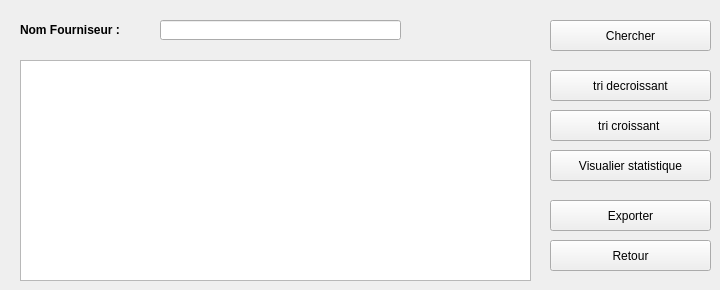
      <widget class="QWidget" name="rechercher_tri_ref">
       <attribute name="title">
        <string>recherche/tri</string>
       </attribute>
       <widget class="QLabel" name="label_30">
        <property name="geometry">
         <rect>
          <x>20</x>
          <y>20</y>
          <width>121</width>
          <height>20</height>
         </rect>
        </property>
        <property name="font">
         <font>
          <weight>75</weight>
          <bold>true</bold>
         </font>
        </property>
        <property name="text">
         <string>Nom Fourniseur :</string>
        </property>
       </widget>
       <widget class="QPushButton" name="retourFF">
        <property name="geometry">
         <rect>
          <x>550</x>
          <y>240</y>
          <width>161</width>
          <height>31</height>
         </rect>
        </property>
        <property name="styleSheet">
         <string notr="true">#pushButton_9{
-moz-box-shadow: 0px 10px 14px -7px #3e7327;
	-webkit-box-shadow: 0px 10px 14px -7px #3e7327;
	box-shadow: 0px 10px 14px -7px #3e7327;
	background:-webkit-gradient(linear, left top, left bottom, color-stop(0.05, #77b55a), color-stop(1, #72b352));
	background:-moz-linear-gradient(top, #77b55a 5%, #72b352 100%);
	background:-webkit-linear-gradient(top, #77b55a 5%, #72b352 100%);
	background:-o-linear-gradient(top, #77b55a 5%, #72b352 100%);
	background:-ms-linear-gradient(top, #77b55a 5%, #72b352 100%);
	background:linear-gradient(to bottom, #77b55a 5%, #72b352 100%);
	
	background-color:darkCyan;
	-moz-border-radius:4px;
	-webkit-border-radius:4px;
	border-radius:4px;
	border:1px solid #4b8f29;
	display:inline-block;
	cursor:pointer;
	color:#ffffff;
	font-family:Arial;
	font-size:13px;
	font-weight:bold;
	padding:6px 12px;
	text-decoration:none;
	text-shadow:0px 1px 0px #5b8a3c;
}
#pushButton_3:hover{
background:-webkit-gradient(linear, left top, left bottom, color-stop(0.05, #72b352), color-stop(1, #77b55a));
	background:-moz-linear-gradient(top, #72b352 5%, #77b55a 100%);
	background:-webkit-linear-gradient(top, #72b352 5%, #77b55a 100%);
	background:-o-linear-gradient(top, #72b352 5%, #77b55a 100%);
	background:-ms-linear-gradient(top, #72b352 5%, #77b55a 100%);
	background:linear-gradient(to bottom, #72b352 5%, #77b55a 100%);
	
	background-color:blue;
}</string>
        </property>
        <property name="text">
         <string>Retour</string>
        </property>
       </widget>
       <widget class="QPushButton" name="chercher_tri_reg">
        <property name="geometry">
         <rect>
          <x>550</x>
          <y>20</y>
          <width>161</width>
          <height>31</height>
         </rect>
        </property>
        <property name="autoFillBackground">
         <bool>false</bool>
        </property>
        <property name="styleSheet">
         <string notr="true">#pushButton_chercher
{
-moz-box-shadow: 0px 10px 14px -7px #3e7327;
	-webkit-box-shadow: 0px 10px 14px -7px #3e7327;
	box-shadow: 0px 10px 14px -7px #3e7327;
	background:-webkit-gradient(linear, left top, left bottom, color-stop(0.05, #77b55a), color-stop(1, #72b352));
	background:-moz-linear-gradient(top, #77b55a 5%, #72b352 100%);
	background:-webkit-linear-gradient(top, #77b55a 5%, #72b352 100%);
	background:-o-linear-gradient(top, #77b55a 5%, #72b352 100%);
	background:-ms-linear-gradient(top, #77b55a 5%, #72b352 100%);
	background:linear-gradient(to bottom, #77b55a 5%, #72b352 100%);
	
	background-color: darkCyan ;
	-moz-border-radius:4px;
	-webkit-border-radius:4px;
	border-radius:4px;
	border:1px solid #4b8f29;
	display:inline-block;
	cursor:pointer;
	color:#ffffff;
	font-family:Arial;
	font-size:13px;
	font-weight:bold;
	padding:6px 12px;
	text-decoration:none;
	text-shadow:0px 1px 0px #5b8a3c;
}
#pushButton_chercher:hover{
background:-webkit-gradient(linear, left top, left bottom, color-stop(0.05, #72b352), color-stop(1, #77b55a));
	background:-moz-linear-gradient(top, #72b352 5%, #77b55a 100%);
	background:-webkit-linear-gradient(top, #72b352 5%, #77b55a 100%);
	background:-o-linear-gradient(top, #72b352 5%, #77b55a 100%);
	background:-ms-linear-gradient(top, #72b352 5%, #77b55a 100%);
	background:linear-gradient(to bottom, #72b352 5%, #77b55a 100%);
	
	background-color:blue;
}</string>
        </property>
        <property name="text">
         <string>Chercher</string>
        </property>
       </widget>
       <widget class="QLineEdit" name="chercher_REGf">
        <property name="geometry">
         <rect>
          <x>160</x>
          <y>20</y>
          <width>241</width>
          <height>20</height>
         </rect>
        </property>
       </widget>
       <widget class="QTableView" name="tab_reg">
        <property name="geometry">
         <rect>
          <x>20</x>
          <y>60</y>
          <width>511</width>
          <height>221</height>
         </rect>
        </property>
        <property name="styleSheet">
         <string notr="true"/>
        </property>
       </widget>
       <widget class="QPushButton" name="tri_croissant_reg">
        <property name="geometry">
         <rect>
          <x>550</x>
          <y>110</y>
          <width>161</width>
          <height>31</height>
         </rect>
        </property>
        <property name="autoFillBackground">
         <bool>false</bool>
        </property>
        <property name="styleSheet">
         <string notr="true">#pushButton_chercher
{
-moz-box-shadow: 0px 10px 14px -7px #3e7327;
	-webkit-box-shadow: 0px 10px 14px -7px #3e7327;
	box-shadow: 0px 10px 14px -7px #3e7327;
	background:-webkit-gradient(linear, left top, left bottom, color-stop(0.05, #77b55a), color-stop(1, #72b352));
	background:-moz-linear-gradient(top, #77b55a 5%, #72b352 100%);
	background:-webkit-linear-gradient(top, #77b55a 5%, #72b352 100%);
	background:-o-linear-gradient(top, #77b55a 5%, #72b352 100%);
	background:-ms-linear-gradient(top, #77b55a 5%, #72b352 100%);
	background:linear-gradient(to bottom, #77b55a 5%, #72b352 100%);
	
	background-color: darkCyan ;
	-moz-border-radius:4px;
	-webkit-border-radius:4px;
	border-radius:4px;
	border:1px solid #4b8f29;
	display:inline-block;
	cursor:pointer;
	color:#ffffff;
	font-family:Arial;
	font-size:13px;
	font-weight:bold;
	padding:6px 12px;
	text-decoration:none;
	text-shadow:0px 1px 0px #5b8a3c;
}
#pushButton_chercher:hover{
background:-webkit-gradient(linear, left top, left bottom, color-stop(0.05, #72b352), color-stop(1, #77b55a));
	background:-moz-linear-gradient(top, #72b352 5%, #77b55a 100%);
	background:-webkit-linear-gradient(top, #72b352 5%, #77b55a 100%);
	background:-o-linear-gradient(top, #72b352 5%, #77b55a 100%);
	background:-ms-linear-gradient(top, #72b352 5%, #77b55a 100%);
	background:linear-gradient(to bottom, #72b352 5%, #77b55a 100%);
	
	background-color:blue;
}</string>
        </property>
        <property name="text">
         <string>tri croissant </string>
        </property>
       </widget>
       <widget class="QPushButton" name="tri_decroissant_reg">
        <property name="geometry">
         <rect>
          <x>550</x>
          <y>70</y>
          <width>161</width>
          <height>31</height>
         </rect>
        </property>
        <property name="autoFillBackground">
         <bool>false</bool>
        </property>
        <property name="styleSheet">
         <string notr="true">#pushButton_chercher
{
-moz-box-shadow: 0px 10px 14px -7px #3e7327;
	-webkit-box-shadow: 0px 10px 14px -7px #3e7327;
	box-shadow: 0px 10px 14px -7px #3e7327;
	background:-webkit-gradient(linear, left top, left bottom, color-stop(0.05, #77b55a), color-stop(1, #72b352));
	background:-moz-linear-gradient(top, #77b55a 5%, #72b352 100%);
	background:-webkit-linear-gradient(top, #77b55a 5%, #72b352 100%);
	background:-o-linear-gradient(top, #77b55a 5%, #72b352 100%);
	background:-ms-linear-gradient(top, #77b55a 5%, #72b352 100%);
	background:linear-gradient(to bottom, #77b55a 5%, #72b352 100%);
	
	background-color: darkCyan ;
	-moz-border-radius:4px;
	-webkit-border-radius:4px;
	border-radius:4px;
	border:1px solid #4b8f29;
	display:inline-block;
	cursor:pointer;
	color:#ffffff;
	font-family:Arial;
	font-size:13px;
	font-weight:bold;
	padding:6px 12px;
	text-decoration:none;
	text-shadow:0px 1px 0px #5b8a3c;
}
#pushButton_chercher:hover{
background:-webkit-gradient(linear, left top, left bottom, color-stop(0.05, #72b352), color-stop(1, #77b55a));
	background:-moz-linear-gradient(top, #72b352 5%, #77b55a 100%);
	background:-webkit-linear-gradient(top, #72b352 5%, #77b55a 100%);
	background:-o-linear-gradient(top, #72b352 5%, #77b55a 100%);
	background:-ms-linear-gradient(top, #72b352 5%, #77b55a 100%);
	background:linear-gradient(to bottom, #72b352 5%, #77b55a 100%);
	
	background-color:blue;
}</string>
        </property>
        <property name="text">
         <string>tri decroissant</string>
        </property>
       </widget>
       <widget class="QPushButton" name="stat_regionF">
        <property name="geometry">
         <rect>
          <x>550</x>
          <y>150</y>
          <width>161</width>
          <height>31</height>
         </rect>
        </property>
        <property name="autoFillBackground">
         <bool>false</bool>
        </property>
        <property name="styleSheet">
         <string notr="true">#pushButton_stat
{
-moz-box-shadow: 0px 10px 14px -7px #3e7327;
	-webkit-box-shadow: 0px 10px 14px -7px #3e7327;
	box-shadow: 0px 10px 14px -7px #3e7327;
	background:-webkit-gradient(linear, left top, left bottom, color-stop(0.05, #77b55a), color-stop(1, #72b352));
	background:-moz-linear-gradient(top, #77b55a 5%, #72b352 100%);
	background:-webkit-linear-gradient(top, #77b55a 5%, #72b352 100%);
	background:-o-linear-gradient(top, #77b55a 5%, #72b352 100%);
	background:-ms-linear-gradient(top, #77b55a 5%, #72b352 100%);
	background:linear-gradient(to bottom, #77b55a 5%, #72b352 100%);
	
	background-color: darkCyan ;
	-moz-border-radius:4px;
	-webkit-border-radius:4px;
	border-radius:4px;
	border:1px solid #4b8f29;
	display:inline-block;
	cursor:pointer;
	color:#ffffff;
	font-family:Arial;
	font-size:13px;
	font-weight:bold;
	padding:6px 12px;
	text-decoration:none;
	text-shadow:0px 1px 0px #5b8a3c;
}
#pushButton_stat:hover{
background:-webkit-gradient(linear, left top, left bottom, color-stop(0.05, #72b352), color-stop(1, #77b55a));
	background:-moz-linear-gradient(top, #72b352 5%, #77b55a 100%);
	background:-webkit-linear-gradient(top, #72b352 5%, #77b55a 100%);
	background:-o-linear-gradient(top, #72b352 5%, #77b55a 100%);
	background:-ms-linear-gradient(top, #72b352 5%, #77b55a 100%);
	background:linear-gradient(to bottom, #72b352 5%, #77b55a 100%);
	
	background-color:blue;
}</string>
        </property>
        <property name="text">
         <string>Visualier statistique</string>
        </property>
       </widget>
       <widget class="QPushButton" name="retourFF_2">
        <property name="geometry">
         <rect>
          <x>550</x>
          <y>200</y>
          <width>161</width>
          <height>31</height>
         </rect>
        </property>
        <property name="styleSheet">
         <string notr="true">#pushButton_9{
-moz-box-shadow: 0px 10px 14px -7px #3e7327;
	-webkit-box-shadow: 0px 10px 14px -7px #3e7327;
	box-shadow: 0px 10px 14px -7px #3e7327;
	background:-webkit-gradient(linear, left top, left bottom, color-stop(0.05, #77b55a), color-stop(1, #72b352));
	background:-moz-linear-gradient(top, #77b55a 5%, #72b352 100%);
	background:-webkit-linear-gradient(top, #77b55a 5%, #72b352 100%);
	background:-o-linear-gradient(top, #77b55a 5%, #72b352 100%);
	background:-ms-linear-gradient(top, #77b55a 5%, #72b352 100%);
	background:linear-gradient(to bottom, #77b55a 5%, #72b352 100%);
	
	background-color:darkCyan;
	-moz-border-radius:4px;
	-webkit-border-radius:4px;
	border-radius:4px;
	border:1px solid #4b8f29;
	display:inline-block;
	cursor:pointer;
	color:#ffffff;
	font-family:Arial;
	font-size:13px;
	font-weight:bold;
	padding:6px 12px;
	text-decoration:none;
	text-shadow:0px 1px 0px #5b8a3c;
}
#pushButton_3:hover{
background:-webkit-gradient(linear, left top, left bottom, color-stop(0.05, #72b352), color-stop(1, #77b55a));
	background:-moz-linear-gradient(top, #72b352 5%, #77b55a 100%);
	background:-webkit-linear-gradient(top, #72b352 5%, #77b55a 100%);
	background:-o-linear-gradient(top, #72b352 5%, #77b55a 100%);
	background:-ms-linear-gradient(top, #72b352 5%, #77b55a 100%);
	background:linear-gradient(to bottom, #72b352 5%, #77b55a 100%);
	
	background-color:blue;
}</string>
        </property>
        <property name="text">
         <string>Exporter</string>
        </property>
       </widget>
      </widget>
